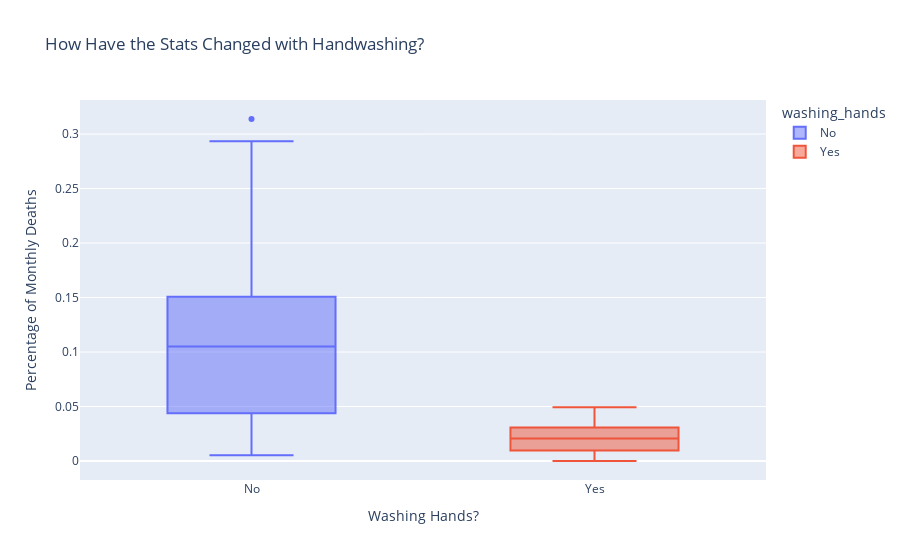

Source (notebook cell):
### Code cell
box = px.box(df_monthly, 
             x='washing_hands', 
             y='pct_deaths',
             color='washing_hands',
             title='How Have the Stats Changed with Handwashing?')
 
box.update_layout(xaxis_title='Washing Hands?',
                  yaxis_title='Percentage of Monthly Deaths',)
 
box.show()

### Figure 1 — Plotly figure (JSON) as saved in the notebook; plotly's stock layout.template omitted (floating-point values rounded to 4 significant figures)
{"data": [{"alignmentgroup": "True", "hovertemplate": "washing_hands=%{x}<br>pct_deaths=%{y}<extra></extra>", "legendgroup": "No", "marker": {"color": "#636efa"}, "name": "No", "notched": false, "offsetgroup": "No", "orientation": "v", "showlegend": true, "type": "box", "x": ["No", "No", "No", "No", "No", "No", "No", "No", "No", "No", "No", "No", "No", "No", "No", "No", "No", "No", "No", "No", "No", "No", "No", "No", "No", "No", "No", "No", "No", "No", "No", "No", "No", "No", "No", "No", "No", "No", "No", "No", "No", "No", "No", "No", "No", "No", "No", "No", "No", "No", "No", "No", "No", "No", "No", "No", "No", "No", "No", "No", "No", "No", "No", "No", "No", "No", "No", "No", "No", "No", "No", "No", "No", "No", "No", "No"], "x0": " ", "xaxis": "x", "y": [0.1457, 0.07531, 0.04332, 0.01569, 0.007843, 0.05, 0.08421, 0.01351, 0.01878, 0.1102, 0.2255, 0.2085, 0.1222, 0.1023, 0.1074, 0.03226, 0.06593, 0.2078, 0.2546, 0.1839, 0.2934, 0.2297, 0.3138, 0.1912, 0.1597, 0.1241, 0.1193, 0.06098, 0.04082, 0.005236, 0.01554, 0.02262, 0.176, 0.07143, 0.08051, 0.1516, 0.1128, 0.1703, 0.1731, 0.05833, 0.02679, 0.04369, 0.0632, 0.01224, 0.03226, 0.1102, 0.1055, 0.07591, 0.04745, 0.04452, 0.04231, 0.04392, 0.07143, 0.06122, 0.03586, 0.1055, 0.1484, 0.1094, 0.1049, 0.1339, 0.1809, 0.1543, 0.1897, 0.1344, 0.1015, 0.131, 0.1806, 0.1439, 0.1496, 0.1077, 0.05369, 0.03215, 0.01923, 0.03607, 0.1827, 0.1224], "y0": " ", "yaxis": "y"}, {"alignmentgroup": "True", "hovertemplate": "washing_hands=%{x}<br>pct_deaths=%{y}<extra></extra>", "legendgroup": "Yes", "marker": {"color": "#EF553B"}, "name": "Yes", "notched": false, "offsetgroup": "Yes", "orientation": "v", "showlegend": true, "type": "box", "x": ["Yes", "Yes", "Yes", "Yes", "Yes", "Yes", "Yes", "Yes", "Yes", "Yes", "Yes", "Yes", "Yes", "Yes", "Yes", "Yes", "Yes", "Yes", "Yes", "Yes", "Yes", "Yes"], "x0": " ", "xaxis": "x", "y": [0.02239, 0.012, 0.01894, 0.0458, 0.03957, 0.04472, 0.0293, 0.03534, 0.006873, 0, 0.006557, 0.009585, 0.01136, 0.003717, 0, 0.009615, 0.02341, 0.02903, 0.0134, 0.02233, 0.03085, 0.04926], "y0": " ", "yaxis": "y"}], "layout": {"boxmode": "overlay", "legend": {"title": {"text": "washing_hands"}, "tracegroupgap": 0}, "title": {"text": "How Have the Stats Changed with Handwashing?"}, "xaxis": {"anchor": "y", "categoryarray": ["No", "Yes"], "categoryorder": "array", "domain": [0, 1], "title": {"text": "Washing Hands?"}}, "yaxis": {"anchor": "x", "domain": [0, 1], "title": {"text": "Percentage of Monthly Deaths"}}}}
